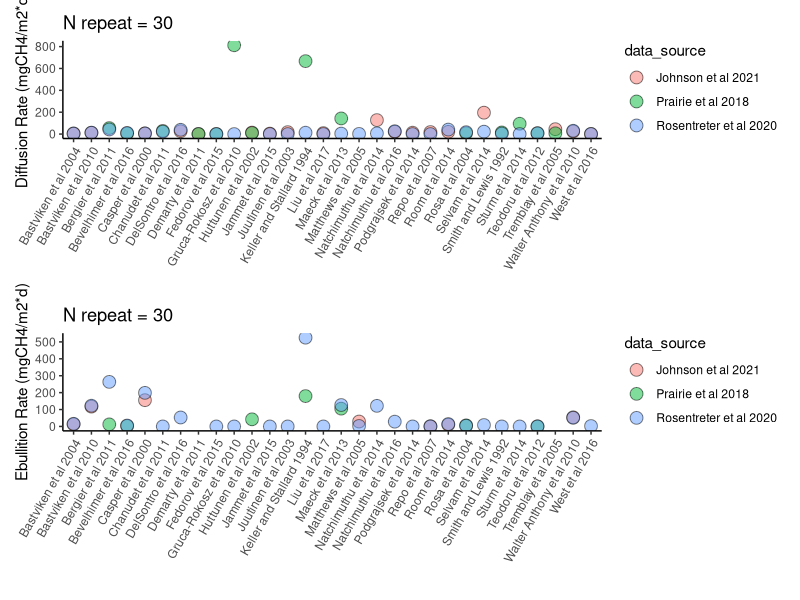
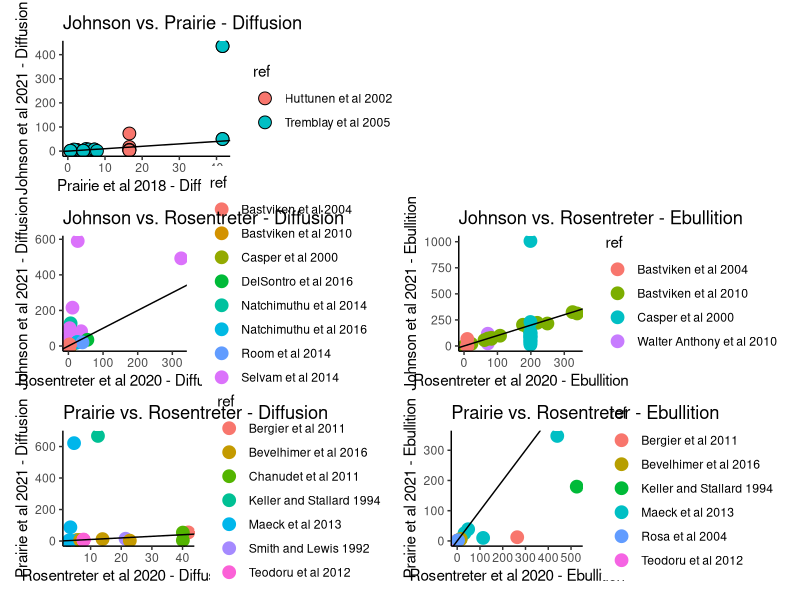

Here is the R script that generated these plots, in order:
library(dplyr)
library(vroom)
library(readr)
library(ggplot2)
library(patchwork)
library(sf)
library(units)

# Load in the dataset
d1 <- vroom::vroom("./data/organized_data_to_append/global_lake_res_DB.csv")

# determine how many unique refs there are
length(unique(d1$ref))

# group the refs within data sources and get their global mean
d2 <- d1 %>% group_by(data_source, ref) %>%
  summarize(mean_ebu = mean(ch4_ebu, na.rm = T),
            mean_diff = mean(ch4_diff, na.rm = T),
            sd_ebu = sd(ch4_ebu, na.rm = T),
            sd_diff = sd(ch4_diff, na.rm = T))

# confirm that ref length is the same as original data file
length(unique(d2$ref))

duplicates <- d2[duplicated(d2$ref) | duplicated(d2$ref, fromLast = TRUE), ]

duplicates_J_and_R <- duplicates %>% filter(data_source %in% c("Johnson et al 2021","Rosentreter et al 2020"))
J_R_repeats <- c(unique(duplicates_J_and_R$ref))

# plot all of the repeated data points and their corresponding value based on 
# the original data source
duplicates_ebu <- duplicates %>% 
  ggplot(., aes(x=ref, y=mean_ebu, group = data_source, fill = data_source))+
  geom_point(size = 4, pch = 21, color = "black", alpha = 0.5)+
  theme_classic()+
  ylab("Ebullition Rate (mgCH4/m2*d)")+
  xlab("")+
  labs(title = paste0("N repeat = ",length(unique(duplicates$ref))))+
  theme(axis.text.x = element_text(angle = 60, vjust = 1, hjust = 1))

# plot all of the repeated data points and their corresponding value based on 
# the original data source
duplicates_diff <- duplicates %>%
  ggplot(., aes(x=ref, y=mean_diff, group = data_source, fill = data_source))+
  geom_point(size = 4, pch = 21, color = "black", alpha = 0.5)+
  theme_classic()+
  ylab("Diffusion Rate (mgCH4/m2*d)")+
  xlab("")+
  labs(title = paste0("N repeat = ",length(unique(duplicates$ref))))+
  theme(axis.text.x = element_text(angle = 60, vjust = 1, hjust = 1))

# combine the ebullition and diffusion plots
repeat_compare <- duplicates_diff/duplicates_ebu
repeat_compare

# get the mean of all the duplicated vales across the three data sources
repeats <- unique(duplicates$ref)

# filter all of the repeats from the original data source and take summary stats
# DO THIS INSTEAD OF TAKING MEANS FROM d2. This way we don't violate Jensen's 
# inequality

# Make two data products, one with repeats and one without
data_wo_repeats <- d1 %>% filter(!ref %in% repeats)
data_w_repeats <- d1 %>% filter(ref %in% repeats)

johnson <- data_w_repeats %>% filter(data_source == "Johnson et al 2021") %>% select(lat, lon, ch4_diff, ch4_ebu, ref, data_source) %>%
  st_as_sf(coords = c("lon", "lat"), crs = 4326) %>%
  st_transform("+proj=eqearth +wktext")

prairie <- data_w_repeats %>% filter(data_source == "Prairie et al 2018") %>% select(lat, lon, ch4_diff, ch4_ebu, ref, data_source) %>%
  st_as_sf(coords = c("lon", "lat"), crs = 4326) %>%
  st_transform("+proj=eqearth +wktext")

rosentreter <- data_w_repeats %>% filter(data_source == "Rosentreter et al 2020") %>% select(lat, lon, ch4_diff, ch4_ebu, ref, data_source) %>%
  st_as_sf(coords = c("lon", "lat"), crs = 4326) %>%
  st_transform("+proj=eqearth +wktext")




# Link Johnson to Prairie - only one DP (Tremblay et al 2005)
link1 <- johnson %>%
  cbind(prairie[st_nearest_feature(johnson, prairie),]) %>%
  mutate(dist = (st_distance(geometry, geometry.1, by_element = T))*0.001) %>%
  st_drop_geometry(.) %>%
  arrange(dist) %>%
  filter(ref == ref.1) %>%
  mutate(mean_diff_repeat = (ch4_diff+ch4_diff.1)/2)

compare_J_and_P_diff <- ggplot(link1, aes(x = ch4_diff.1, y = ch4_diff, fill = ref))+
  geom_point(color = "black", alpha = 1, size = 4, pch = 21)+
  theme_classic()+
  #geom_smooth(method = lm, se = T, alpha = 0.1)+
  geom_abline(slope = 1)+
  ylab("Johnson et al 2021 - Diffusion")+
  xlab("Prairie et al 2018 - Diffusion")+
  labs(title = "Johnson vs. Prairie - Diffusion")


# Link Johnson to Rosentreter - only one DP (Tremblay et al 2005)
link2 <- johnson %>%
  cbind(rosentreter[st_nearest_feature(johnson, rosentreter),]) %>%
  mutate(dist = (st_distance(geometry, geometry.1, by_element = T))*0.001) %>%
  st_drop_geometry(.) %>%
  arrange(dist) %>%
  filter(ref == ref.1) %>%
  mutate(mean_diff_repeat = (ch4_diff+ch4_diff.1)/2,
         mean_ebu_repeat = (ch4_ebu+ch4_ebu.1)/2)

compare_J_and_R_diff <- link2 %>% select(ch4_diff, data_source, ch4_diff.1, data_source.1, ref) %>% 
  mutate(ch4_diff.1 = ifelse(ch4_diff.1 == 0, NA, ch4_diff.1)) %>%
  na.omit(.) %>%
  ggplot(., aes(x = ch4_diff.1, y = ch4_diff, color = ref))+
  geom_point(alpha = 1, size = 4, pch = 19)+
  theme_classic()+
  #geom_smooth(method = lm, se = T, alpha = 0.1)+
  geom_abline(slope = 1)+
  ylab("Johnson et al 2021 - Diffusion")+
  xlab("Rosentreter et al 2020 - Diffusion")+
  labs(title = "Johnson vs. Rosentreter - Diffusion")

compare_J_and_R_ebu <- link2 %>% select(ch4_ebu, data_source, ch4_ebu.1, data_source.1, ref) %>% 
  mutate(ch4_diff.1 = ifelse(ch4_ebu.1 == 0, NA, ch4_ebu.1)) %>%
  na.omit(.) %>%
  ggplot(., aes(x = ch4_ebu.1, y = ch4_ebu, color = ref))+
  geom_point(alpha = 1, size = 4, pch = 19)+
  theme_classic()+
  #geom_smooth(method = lm, se = T, alpha = 0.1)+
  geom_abline(slope = 1)+
  ylab("Johnson et al 2021 - Ebullition")+
  xlab("Rosentreter et al 2020 - Ebullition")+
  labs(title = "Johnson vs. Rosentreter - Ebullition")




# Link Prairie to Rosentreter - only one DP (Tremblay et al 2005)
link3 <- prairie %>%
  cbind(rosentreter[st_nearest_feature(prairie, rosentreter),]) %>%
  mutate(dist = (st_distance(geometry, geometry.1, by_element = T))*0.001) %>%
  st_drop_geometry(.) %>%
  arrange(dist) %>%
  filter(ref == ref.1)%>%
  mutate(mean_diff_repeat = (ch4_diff+ch4_diff.1)/2,
         mean_ebu_repeat = (ch4_ebu+ch4_ebu.1)/2)

compare_P_and_R_diff <- link3 %>% select(ch4_diff, data_source, ch4_diff.1, data_source.1, ref) %>% 
  mutate(ch4_diff.1 = ifelse(ch4_diff.1 == 0, NA, ch4_diff.1)) %>%
  na.omit(.) %>%
  ggplot(., aes(x = ch4_diff.1, y = ch4_diff, color = ref))+
  geom_point(alpha = 1, size = 4, pch = 19)+
  theme_classic()+
  #geom_smooth(method = lm, se = T, alpha = 0.1)+
  geom_abline(slope = 1)+
  ylab("Prairie et al 2021 - Diffusion")+
  xlab("Rosentreter et al 2020 - Diffusion")+
  labs(title = "Prairie vs. Rosentreter - Diffusion")

compare_P_and_R_ebu <- link3 %>% select(ch4_ebu, data_source, ch4_ebu.1, data_source.1, ref) %>% 
  mutate(ch4_diff.1 = ifelse(ch4_ebu.1 == 0, NA, ch4_ebu.1)) %>%
  na.omit(.) %>%
  ggplot(., aes(x = ch4_ebu.1, y = ch4_ebu, color = ref))+
  geom_point(alpha = 1, size = 4, pch = 19)+
  theme_classic()+
  #geom_smooth(method = lm, se = T, alpha = 0.1)+
  geom_abline(slope = 1)+
  ylab("Prairie et al 2021 - Ebullition")+
  xlab("Rosentreter et al 2020 - Ebullition")+
  labs(title = "Prairie vs. Rosentreter - Ebullition")

linked_compare <- (compare_J_and_P_diff + plot_spacer())/(compare_J_and_R_diff+compare_J_and_R_ebu)/(compare_P_and_R_diff+compare_P_and_R_ebu)
linked_compare
